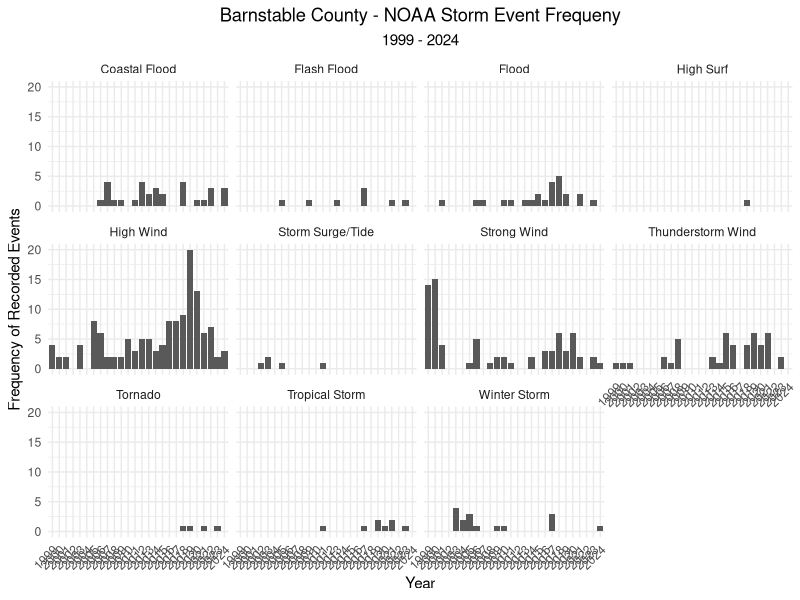
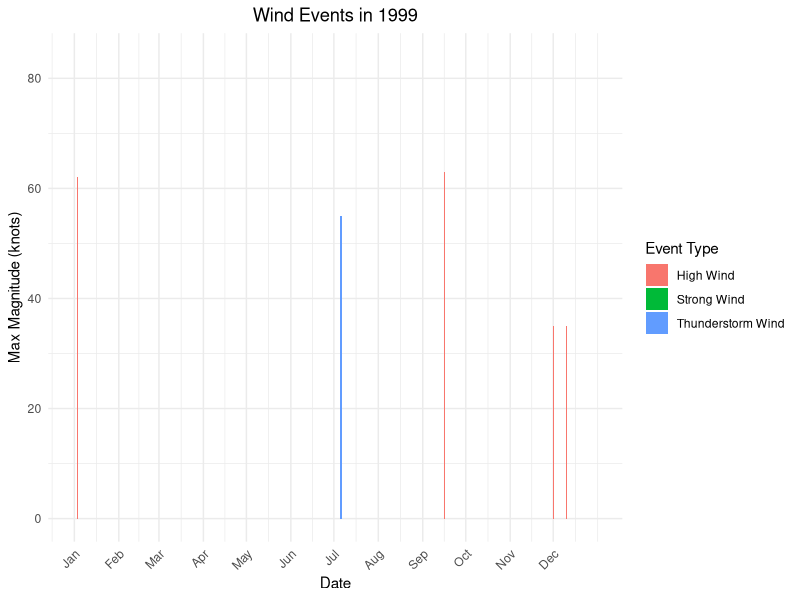
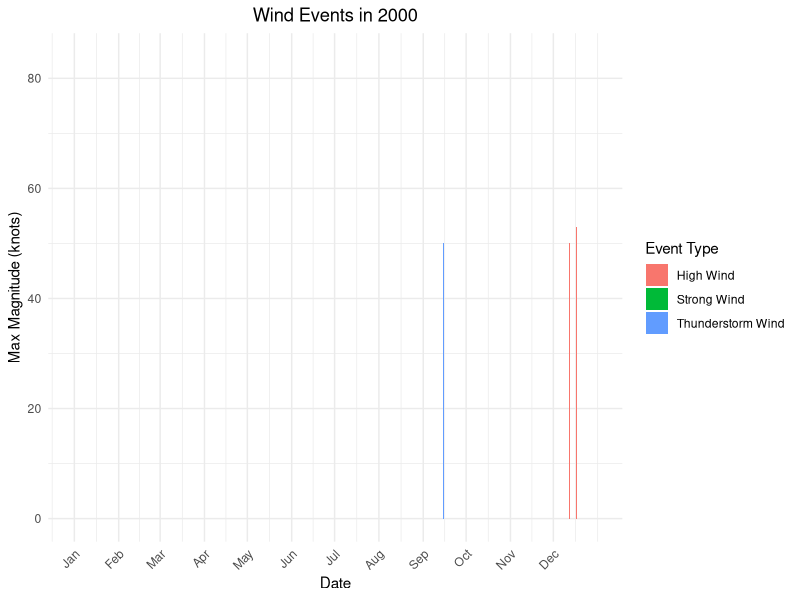
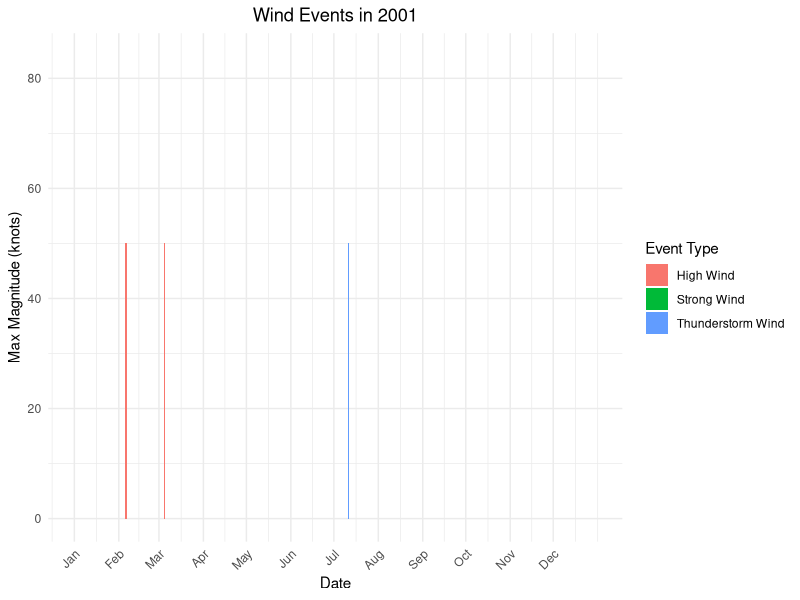
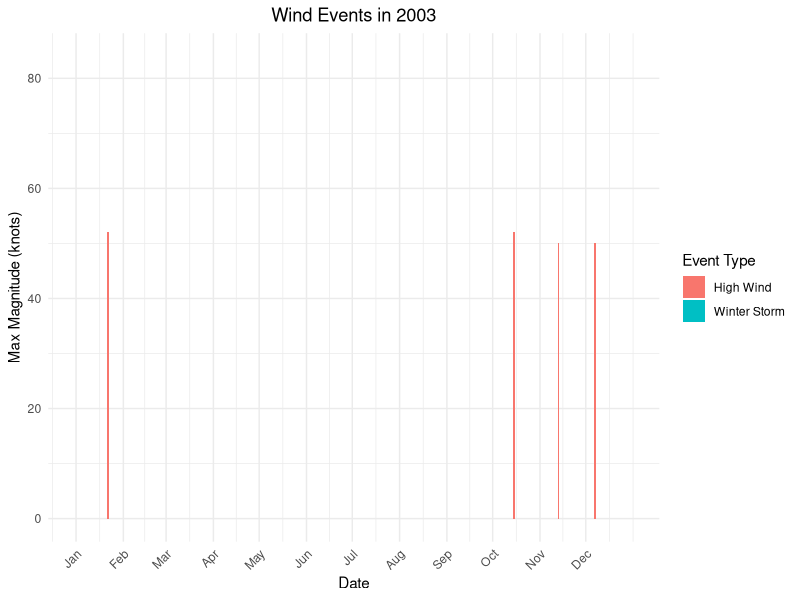
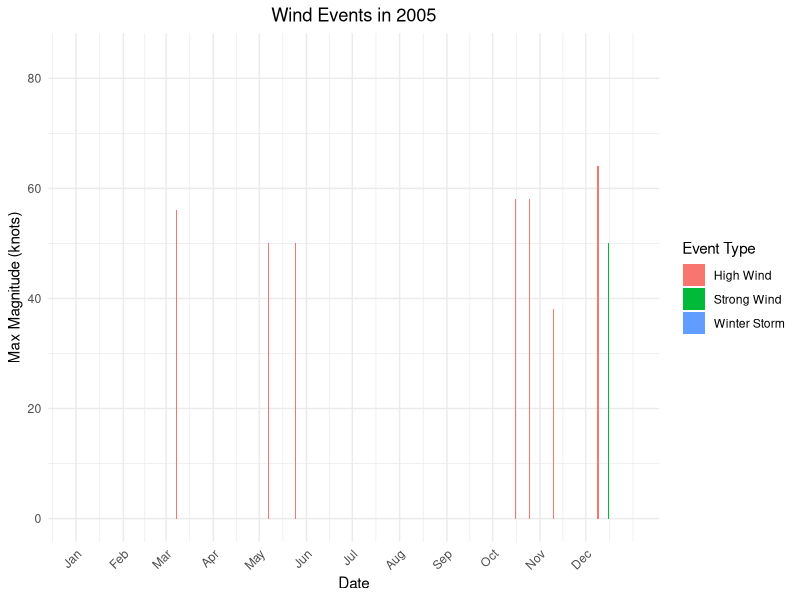
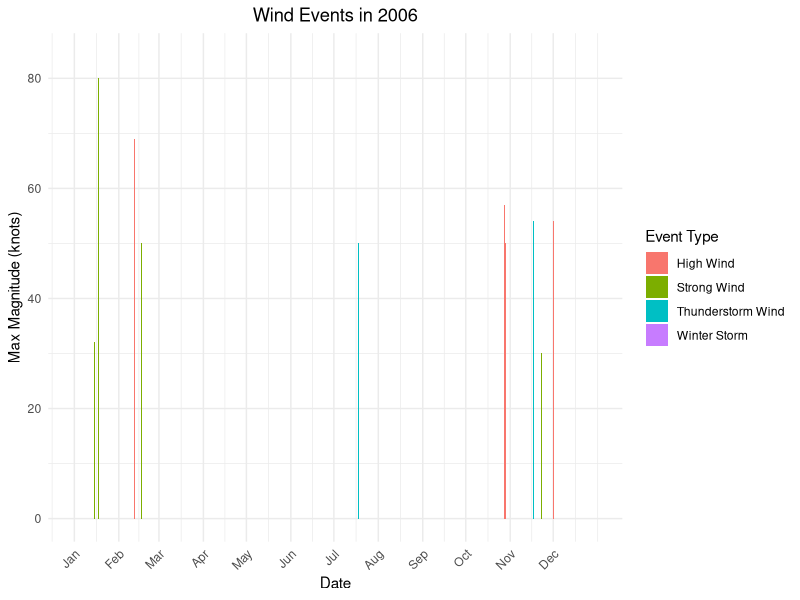
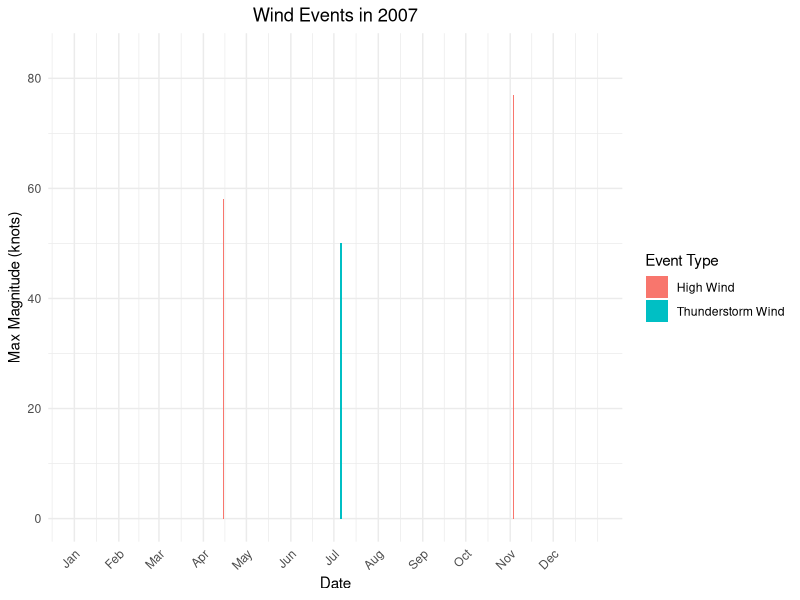

Write the R code that produced these figures, in order.
# ---- Header ----
#'--------------------------------------
#' NOAA Storm Events Database: https://www.ncdc.noaa.gov/stormevents/
#' Barnstable County 1999-01-01 through 2024-12-31
#' All Events
#' (Data is available as early as 1950. 1999 was selected because data is less organized and harder
#' to analyze prior to 1999 for Barnstable County)
#' Metadata: 
#' https://www.ncei.noaa.gov/pub/data/swdi/stormevents/csvfiles/Storm-Data-Bulk-csv-Format.pdf
#'--------------------------------------

# ---- TODO ----


#'--------------------------------------

# ---- Load Libraries ----
library(readr) # for reading in files
library(lubridate) # for date time formats
library(dplyr) # for data manipulation and transformation
library(tidyr) # for tidying and reshaping data
library(ggplot2) # for visualization


# ---- Set Global ggplot Themes ----

# Set ggplot theme to minimal, rotate x axis labels, and center plot titles
theme_set(
  theme_minimal() +
    theme(
      axis.text.x = element_text(angle = 45, hjust = 1),
      plot.title = element_text(hjust = 0.5),
      plot.subtitle = element_text(hjust = 0.5)
    )
)


# ---- Load and Visualize NOAA Storm Events Data ----

barnstable_events_1999_2024 <- bind_rows(
  read_csv("data/noaa_storm_events/storm_data_barnstable_1999_2010.csv"),
  read_csv("data/noaa_storm_events/storm_data_barnstable_2011_2024.csv")
) |> 
  select(-ABSOLUTE_ROWNUMBER)

# Clean data
storm_events <- barnstable_events_1999_2024 |> 
  select(c(BEGIN_DATE, EVENT_TYPE, MAGNITUDE, MAGNITUDE_TYPE)) |> 
  mutate(date = mdy(BEGIN_DATE),
         year = year(date),
         month = month(date), 
         day = day(date),
         event_type = EVENT_TYPE, 
         magnitude = MAGNITUDE
         ) |> 
  # select(-c(BEGIN_DATE, EVENT_TYPE, MAGNITUDE)) |> 
  # remove irrelevant events types
  filter(event_type %in% c("Coastal Flood", "Flash Flood", "Flood", "High Surf", "High Wind",
                           "Storm Surge/Tide", "Strong Wind", "Thunderstorm Wind", "Tornado",
                           "Tropical Storm", "Winter Storm")) |>   
  # remove duplicates
  distinct() |> 
  # Some events appear to be recorded many times in a single day. 
  # Condense into single day, keeping maximum magnitude if applicable
  group_by(date, year, month, day, event_type, MAGNITUDE_TYPE) |> 
  summarize(magnitude_max = max(magnitude), .groups = "drop")

# Plot event frequency over time
ggplot(storm_events, 
       aes(x = as.character(year))) + 
  geom_bar() +
  facet_wrap(~event_type) +
  labs(title = "Barnstable County - NOAA Storm Event Frequeny",
       subtitle = "1999 - 2024", 
       x = "Year", 
       y = "Frequency of Recorded Events")

### Plot max magnitude (knots) of all wind events

# Filter only wind events
wind_events <- storm_events |> 
  filter(event_type %in% c("High Wind", "Strong Wind", "Thunderstorm Wind",
                           "Tornado", "Tropical Storm", "Winter Storm"))

# Determine max
max_mag <- max(wind_events$magnitude_max, na.rm = TRUE)

for (yr in unique(wind_events$year)) {
  data_year <- filter(wind_events, year == yr)
  
  # Skip if all magnitudes are NA
  if (all(is.na(data_year$magnitude_max))) next
  
  start_date <- as.Date(paste0(yr, "-01-01"))
  end_date <- as.Date(paste0(yr, "-12-31"))
  
  p <- ggplot(data_year,
              aes(x = date, y = magnitude_max, fill = event_type)) +
    geom_col(width = 0.8) +  # Set consistent bar thickness
    scale_x_date(
      limits = c(start_date, end_date),
      breaks = seq(start_date, end_date, by = "1 month"),
      date_labels = "%b"
    ) +
    scale_y_continuous(limits = c(0, max_mag)) +
    labs(
      title = paste("Wind Events in", yr),
      x = "Date",
      y = "Max Magnitude (knots)",
      fill = "Event Type"
    ) +
    theme(axis.text.x = element_text(angle = 45, hjust = 1))
  
  print(p)
}

